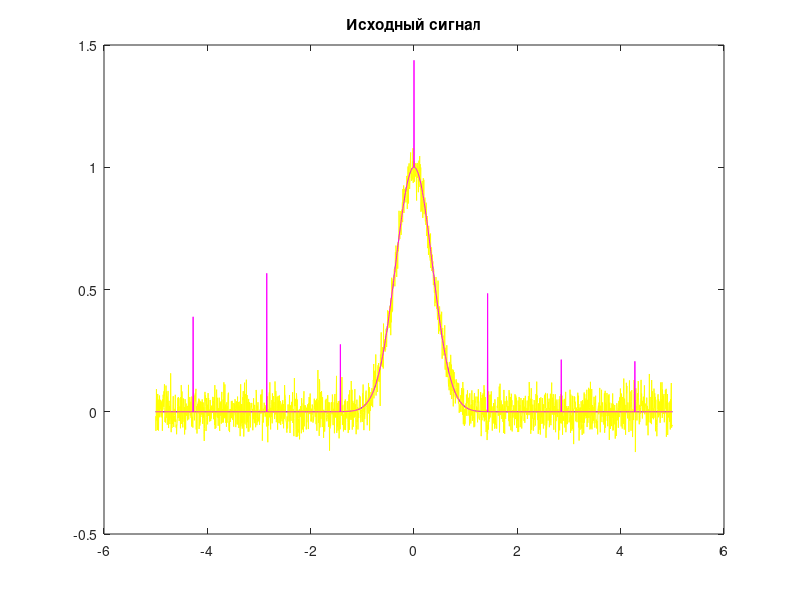
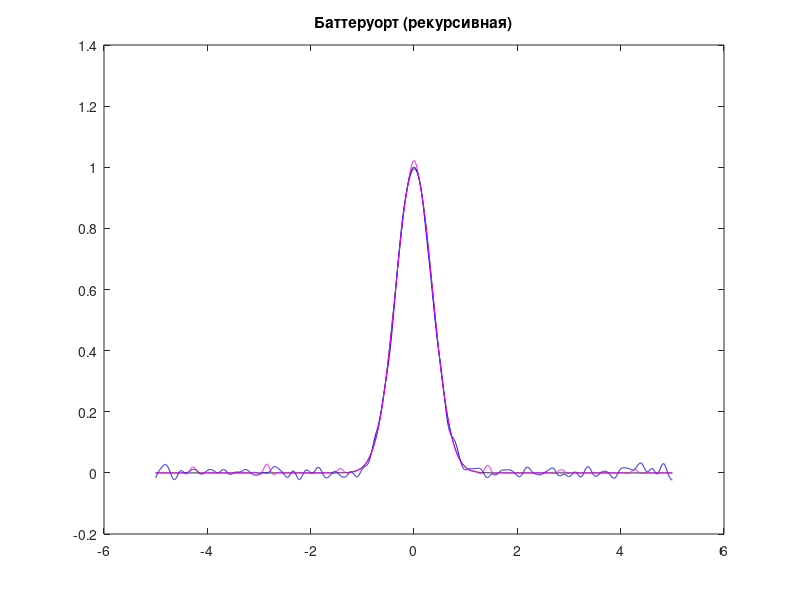
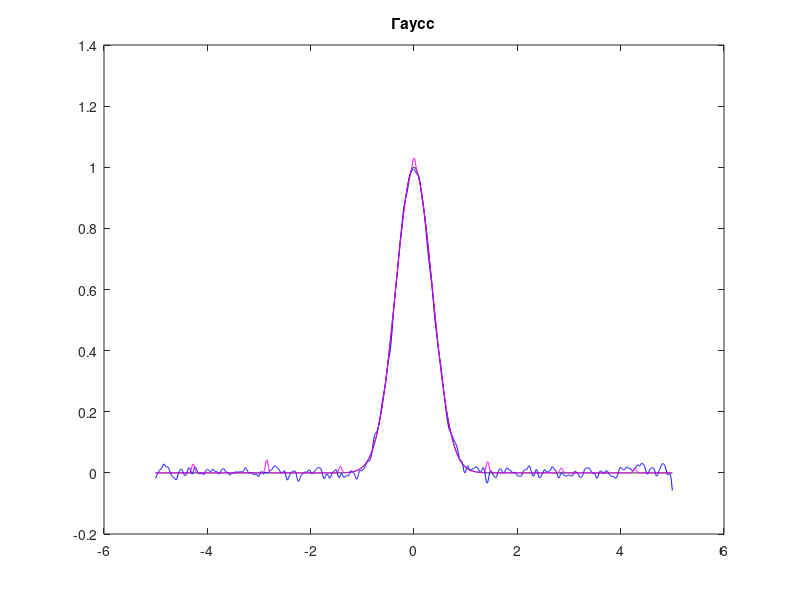
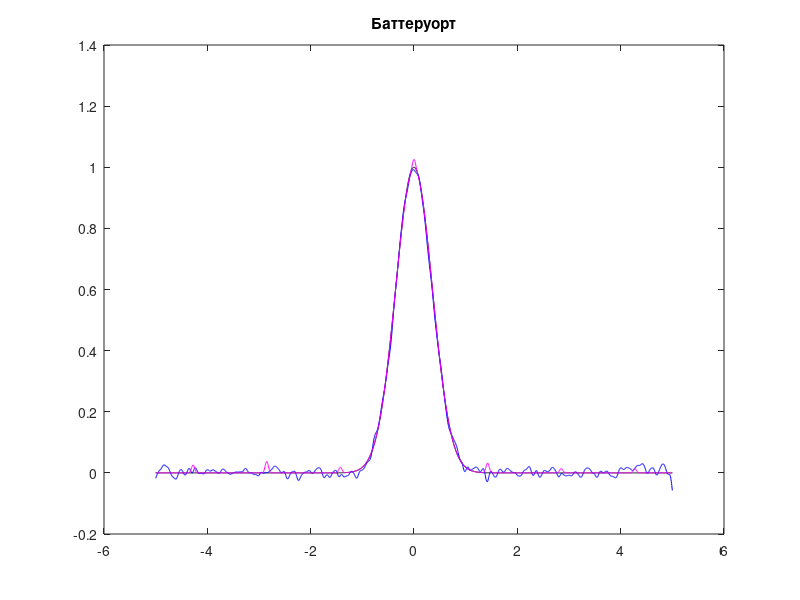

These charts were generated, in order, by the following MATLAB code:
function lab4()
A = 1.0;
sigma = 0.5;
mult = 5;
step = 0.005;
NA = 0;
NB = 0.05;
count = 7;
M = 0.4;
t = -mult:step:mult;

% Гаусс
x0 = A * exp(-(t/sigma).^2);

% Генерация помех. Создает новый вектор случайных чисел размером 
% 1 на length(x0). Числа от 0 до 0.05
n1 = normrnd(NA,NB,[1 length(x0)]);
x1 = x0+n1;

% Импульсивная генерация шума
n2 = impnoise(length(x0),count,M);
x2 = x0+n2;

% Расчет фильтрующих массивов
[B,A] = butter(6,0.05,'low');
G = gaussfilt(4,20,'low');
BB = buttfilt(6,20,'low');

figure(1)
plot(t,x0,'black',t,x1,'y',t,x2,'m');
title('Исходный сигнал');
figure(2)
plot(t,x0,'black',t,filtfilt(B,A,x1),'b',t,filtfilt(B,A,x2),'m');
title('Баттеруорт (рекурсивная)');
figure(3)
plot(t,x0,'black',t,filtfilt(G,1,x1),'b',t,filtfilt(G,1,x2),'m');
title('Гаусс');
figure(4)
plot(t,x0,'black',t,filtfilt(BB,1,x1),'b',t,filtfilt(BB,1,x2),'m');
title('Баттеруорт');
end

% Импульсивная генерация шума
function y = impnoise(size,N,mult)
    step = floor(size/N); % округление
    y = zeros(1,size); 
    for i = 0:floor(N/2)
        y(round(size/2)+i*step) = mult*(0.5+rand);
        y(round(size/2)-i*step) = mult*(0.5+rand);
    end
end

% Два фильтра
% Нерекурсивная реализация Баттерворта
function y = buttfilt(D,size,type)
    x = linspace(-size/2,size/2,size); % генерирует расстояние между точками
    if (strcmp(type,'low'))% сравнение
        y = 1./(1+(x./D).^4);
    elseif (strcmp(type,'high'))
        y = 1./(1+(D./x).^4);
    else
        y = x*sum(x);
    end
    y = y/sum(y);
end

% Нерекурсивная реализация Гаусса
function y = gaussfilt(sigma,size,type)
    x = linspace(-size/2,size/2,size);
    if (strcmp(type,'low'))
        y = exp(-x.^2/(2*sigma^2));  
    elseif (strcmp(type,'high'))
        y = 1 - exp(-x.^2/(2*sigma^2));
    else
        y = x*sum(x);
    end
    y = y/sum(y);
end